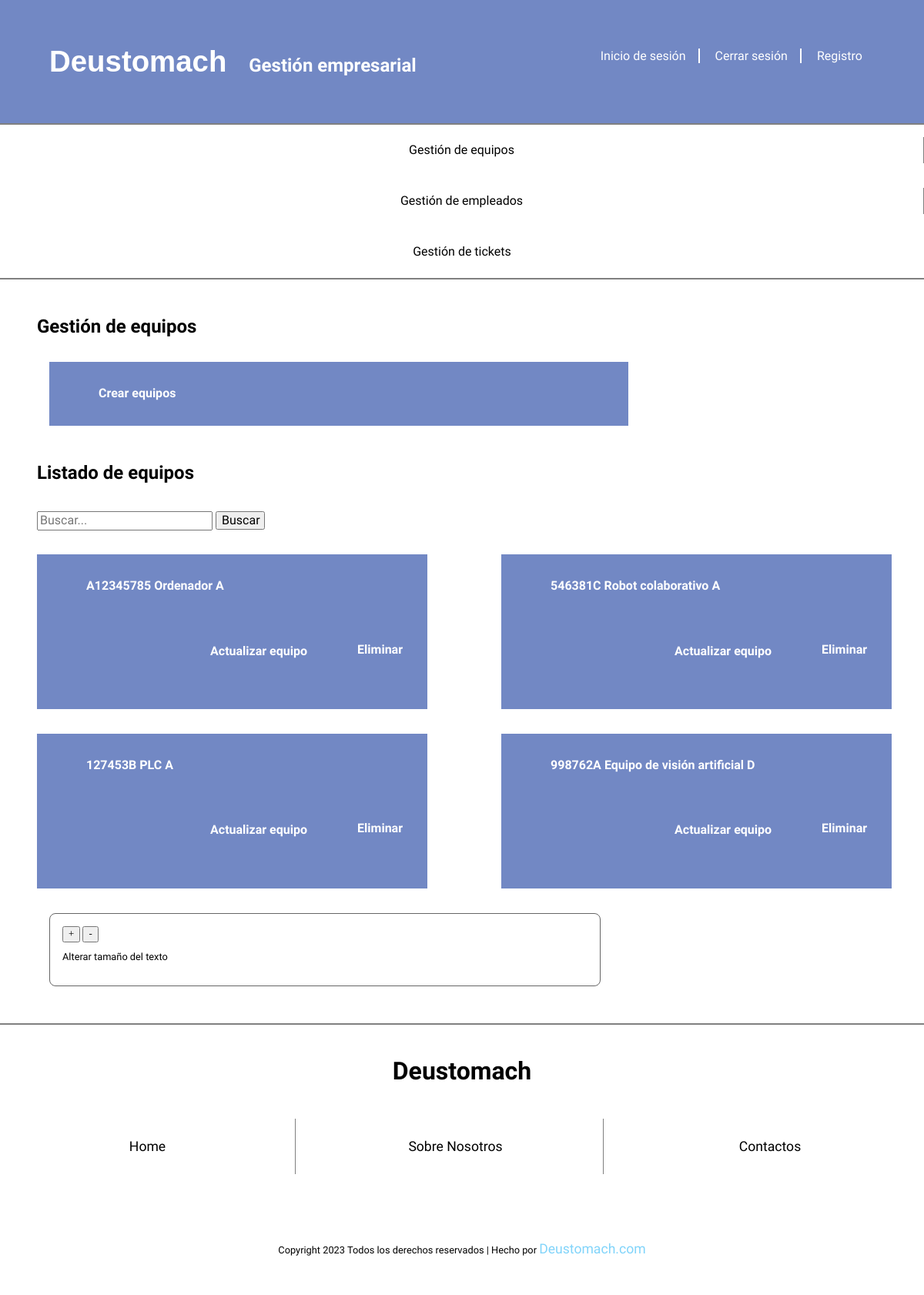
Page /appDeustomachGestion/equipos-menu on the committed database.
### appDeustomachGestion/models.py (models this page shows, shortened)
class Equipo(models.Model):
    PLANTA_CHOICES = [
        ('baja', 'Baja'),
        ('1', 'Planta 1'),
        ('2', 'Planta 2'),
        ('3', 'Planta 3'),
    ]
    numero_serie = models.CharField(max_length=50, unique=True)
    modelo = models.CharField(max_length=100)
    marca = models.CharField(max_length=100)
    tipo_equipo = models.CharField(max_length=100)
    fecha_adquisicion = models.DateField()
    fecha_puesta_marcha = models.DateField()
    informacion_proveedor = models.ForeignKey(Proveedor, on_delete=models.CASCADE)
    planta = models.CharField(max_length=100, choices=PLANTA_CHOICES, default='baja')
    created = models.DateTimeField(auto_now_add=True, null=True, blank=True)
    updated = models.DateTimeField(auto_now=True, null=True, blank=True)
    class Meta:
        verbose_name_plural = "equipos"
        verbose_name = "equipo"
        ordering = ["-created"]

### appDeustomachGestion/views.py (the view)
# urls.py: path('equipos-menu', listar_equipos, name='equipos'),
def listar_equipos(request):
    busqueda = request.POST.get("buscar")
    equipos = Equipo.objects.all()
    if busqueda:
        equipos = Equipo.objects.filter(
            Q(numero_serie__icontains=busqueda) |
            Q(modelo__icontains=busqueda)
        ).distinct()
    return render(request, "appDeustomachGestionEquipos/equipos_menu.html", {"equipos": equipos})

### templates/appDeustomachGestionEquipos/equipos_menu.html (shortened to what this page needs)
{% extends 'base.html' %}
{% load static %}
{% block contenido %}
    <main class="menu">
        <h2>Gestión de equipos</h2>
        <section class="gestion-tickets">
            <div class="box-create">
                <a href="{% url 'equipos_create' %}">Crear equipos</a>
            </div>
            <h2>Listado de equipos</h2>
            <div class="box-busqueda">
                <form method="POST">
                    <div class="busqueda">
                        <label>
                            <input type="text" name="buscar" placeholder="Buscar..." value="{{ request.POST.buscar }}">
                        </label>
                        <button type="submit">Buscar</button>
                    </div>
                </form>
            </div>
            <div class="grid">
                {% if equipos %}
                    {% for equipo in equipos %}
                        <div class="box-item">
                            <a href="javascript:void(0);" onclick="mostrarDetallesEquipo({{ equipo.id }}, 'equipo-detalles-{{ equipo.id }}');">
                                {{ equipo.numero_serie }} {{ equipo.modelo }}
                            </a>
                            <div class="box">
                                <div class="box-update">
                                    <a href="{% url 'equipos_update' pk=equipo.pk %}">Actualizar equipo</a>
                                </div>
                                <div class="box-eliminar">
                                    <form method="post" action="{% url 'equipos_delete' pk=equipo.pk %}" style="display:inline;">
                                        <a type="submit" onclick="return confirm('¿Estás seguro de que deseas eliminar este equipo?');">Eliminar</a>
                                    </form>
                                </div>
                            </div>
                        </div>
                    {% endfor %}
                {% else %}
                    <p>No hay equipos creados.</p>
                {% endif %}
            </div>
        </section>
    </main>
{% endblock %}

### static/css/style.css (style rules this page uses)
html { box-sizing: border-box; }
a, h2, h3, p { font-family: "Raleway",sans-serif; text-decoration: none; color: black; }
.menu a { margin-left: 2rem; color: white; font-weight: bold; }
.menu h2, .detail h2, .tickets-update h2, .equipos-delete h2 { margin-top: 3rem; margin-left: 3rem; }
.box-busqueda { display: flex; justify-content: space-between; margin-left: 3rem; padding: 1rem 0; }
.busqueda { height: 1.5rem; }
.busqueda input { font-family: "Raleway",sans-serif; }
.busqueda button { font-family: "Raleway",sans-serif; width: 4rem; height: 1.5rem; }
.box-create { padding: 2rem; margin-left: 4rem; margin-right: 24rem; margin-top: 2rem; background-color: #7288c4; }
.box-create { margin-bottom: 3rem; }
.grid { display: grid; grid-template-columns: repeat(2, 1fr); }
.box-item { background-color: #7288c4; padding: 2rem; margin: 1rem 3rem; }
.box-update a { margin-left: 0; font-weight: bold; padding: 1px 16px; border: 1px solid transparent; white-space: nowrap; display: inline-block; }
.box-eliminar { margin-left: 1rem; }
.box { display: flex; padding-top: 4rem; padding-left: 11rem; }

### rows in the picture
Equipo: numero_serie "A12345785", modelo "Ordenador A"
Equipo: numero_serie "546381C", modelo "Robot colaborativo A"
Equipo: numero_serie "127453B", modelo "PLC A"
Equipo: numero_serie "998762A", modelo "Equipo de visión artificial D"
